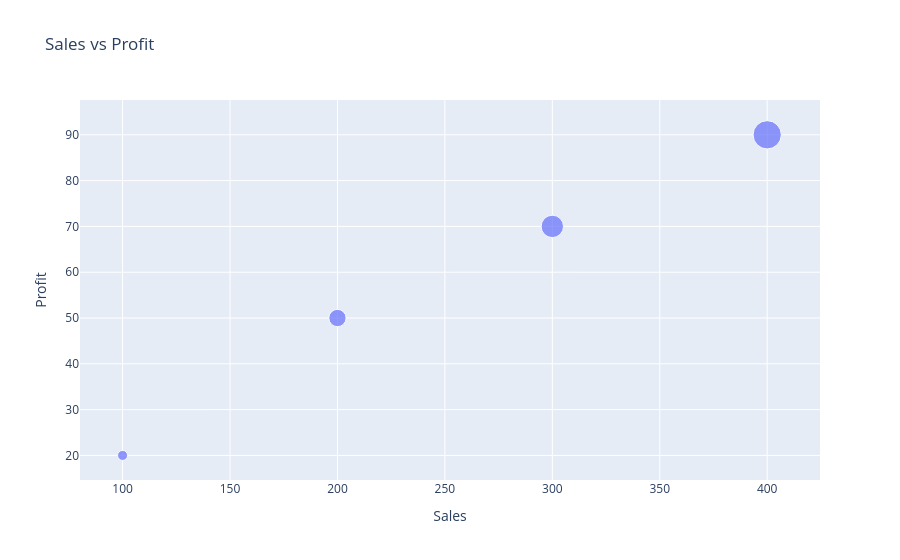

The code cell stored with this chart in its notebook:
### Code cell
df = pd.DataFrame({
    "Sales":[100,200,300,400],
    "Profit":[20,50,70,90],
    "Quantity":[10,30,50,80]
})
fig = px.scatter(df,x="Sales",y="Profit",title="Sales vs Profit",size="Quantity")
fig.show()

### Figure 1 — Plotly figure (JSON) as saved in the notebook; plotly's stock layout.template omitted (floating-point values rounded to 4 significant figures)
{"data": [{"hovertemplate": "Sales=%{x}<br>Profit=%{y}<br>Quantity=%{marker.size}<extra></extra>", "legendgroup": "", "marker": {"color": "#636efa", "size": [10, 30, 50, 80], "sizemode": "area", "sizeref": 0.2, "symbol": "circle"}, "mode": "markers", "name": "", "orientation": "v", "showlegend": false, "type": "scatter", "x": [100, 200, 300, 400], "xaxis": "x", "y": [20, 50, 70, 90], "yaxis": "y"}], "layout": {"legend": {"itemsizing": "constant", "tracegroupgap": 0}, "title": {"text": "Sales vs Profit"}, "xaxis": {"anchor": "y", "domain": [0, 1], "title": {"text": "Sales"}}, "yaxis": {"anchor": "x", "domain": [0, 1], "title": {"text": "Profit"}}}}
